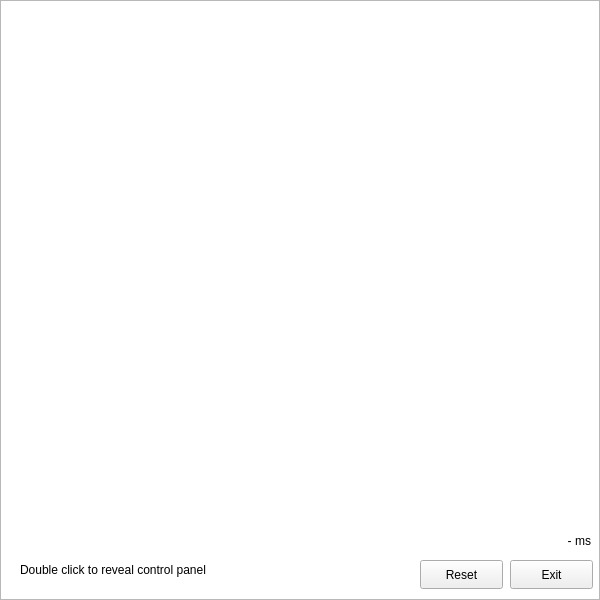
<?xml version="1.0" encoding="UTF-8"?>
<ui version="4.0">
 <class>Widget</class>
 <widget class="QWidget" name="Widget">
  <property name="geometry">
   <rect>
    <x>0</x>
    <y>0</y>
    <width>600</width>
    <height>600</height>
   </rect>
  </property>
  <property name="windowTitle">
   <string>BezierCurveApp</string>
  </property>
  <widget class="ImageView" name="graphicsView">
   <property name="geometry">
    <rect>
     <x>0</x>
     <y>0</y>
     <width>600</width>
     <height>600</height>
    </rect>
   </property>
  </widget>
  <widget class="ControlPanel" name="widget" native="true">
   <property name="geometry">
    <rect>
     <x>210</x>
     <y>190</y>
     <width>161</width>
     <height>191</height>
    </rect>
   </property>
  </widget>
  <widget class="QPushButton" name="exitButton">
   <property name="geometry">
    <rect>
     <x>510</x>
     <y>560</y>
     <width>83</width>
     <height>29</height>
    </rect>
   </property>
   <property name="text">
    <string>Exit</string>
   </property>
  </widget>
  <widget class="QPushButton" name="resetButton">
   <property name="geometry">
    <rect>
     <x>420</x>
     <y>560</y>
     <width>83</width>
     <height>29</height>
    </rect>
   </property>
   <property name="text">
    <string>Reset</string>
   </property>
  </widget>
  <widget class="QLabel" name="label">
   <property name="geometry">
    <rect>
     <x>20</x>
     <y>560</y>
     <width>291</width>
     <height>20</height>
    </rect>
   </property>
   <property name="text">
    <string>Double click to reveal control panel</string>
   </property>
   <property name="textFormat">
    <enum>Qt::AutoText</enum>
   </property>
   <property name="scaledContents">
    <bool>false</bool>
   </property>
  </widget>
  <widget class="QLabel" name="timeLabel">
   <property name="geometry">
    <rect>
     <x>530</x>
     <y>530</y>
     <width>61</width>
     <height>21</height>
    </rect>
   </property>
   <property name="text">
    <string>- ms</string>
   </property>
   <property name="alignment">
    <set>Qt::AlignRight|Qt::AlignTrailing|Qt::AlignVCenter</set>
   </property>
  </widget>
 </widget>
 <customwidgets>
  <customwidget>
   <class>ImageView</class>
   <extends>QGraphicsView</extends>
   <header location="global">ImageView.h</header>
  </customwidget>
  <customwidget>
   <class>ControlPanel</class>
   <extends>QWidget</extends>
   <header location="global">ControlPanel.h</header>
   <container>1</container>
  </customwidget>
 </customwidgets>
 <resources/>
 <connections/>
</ui>
